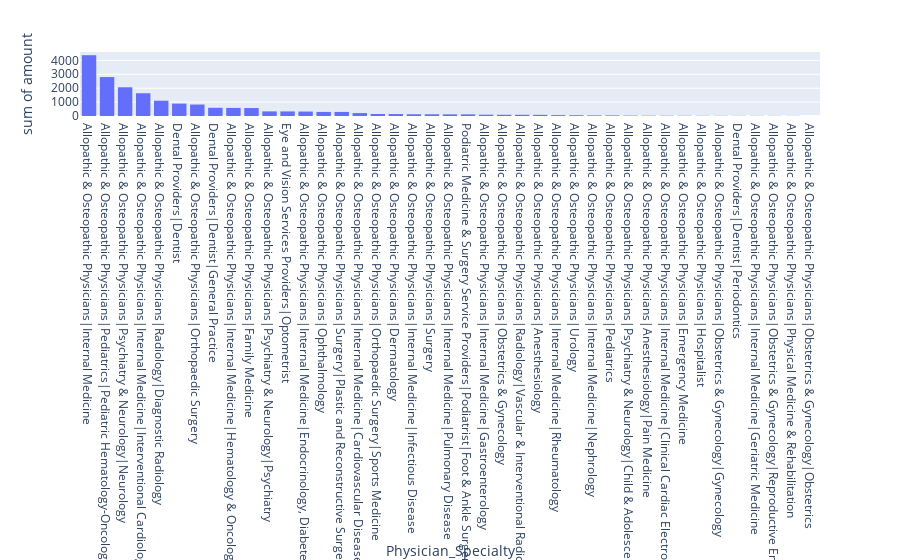

Notebook cell for this chart:
### Code cell
# plot
fig4 = px.histogram(payment_per_speciality_type_df.iloc[1:,], x='Physician_Specialty', y='amount')
fig4.show()

### Figure 1 — Plotly figure (JSON) as saved in the notebook; plotly's stock layout.template omitted (floating-point values rounded to 4 significant figures)
{"data": [{"alignmentgroup": "True", "bingroup": "x", "histfunc": "sum", "hovertemplate": "Physician_Specialty=%{x}<br>sum of amount=%{y}<extra></extra>", "legendgroup": "", "marker": {"color": "#636efa"}, "name": "", "offsetgroup": "", "orientation": "v", "showlegend": false, "type": "histogram", "x": ["Allopathic & Osteopathic Physicians|Internal Medicine", "Allopathic & Osteopathic Physicians|Pediatrics|Pediatric Hematology-Oncology", "Allopathic & Osteopathic Physicians|Psychiatry & Neurology|Neurology", "Allopathic & Osteopathic Physicians|Internal Medicine|Interventional Cardiology", "Allopathic & Osteopathic Physicians|Radiology|Diagnostic Radiology", "Dental Providers|Dentist", "Allopathic & Osteopathic Physicians|Orthopaedic Surgery", "Dental Providers|Dentist|General Practice", "Allopathic & Osteopathic Physicians|Internal Medicine|Hematology & Oncology", "Allopathic & Osteopathic Physicians|Family Medicine", "Allopathic & Osteopathic Physicians|Psychiatry & Neurology|Psychiatry", "Eye and Vision Services Providers|Optometrist", "Allopathic & Osteopathic Physicians|Internal Medicine|Endocrinology, Diabetes & Metabolism", "Allopathic & Osteopathic Physicians|Ophthalmology", "Allopathic & Osteopathic Physicians|Surgery|Plastic and Reconstructive Surgery", "Allopathic & Osteopathic Physicians|Internal Medicine|Cardiovascular Disease", "Allopathic & Osteopathic Physicians|Orthopaedic Surgery|Sports Medicine", "Allopathic & Osteopathic Physicians|Dermatology", "Allopathic & Osteopathic Physicians|Internal Medicine|Infectious Disease", "Allopathic & Osteopathic Physicians|Surgery", "Allopathic & Osteopathic Physicians|Internal Medicine|Pulmonary Disease", "Podiatric Medicine & Surgery Service Providers|Podiatrist|Foot & Ankle Surgery", "Allopathic & Osteopathic Physicians|Internal Medicine|Gastroenterology", "Allopathic & Osteopathic Physicians|Obstetrics & Gynecology", "Allopathic & Osteopathic Physicians|Radiology|Vascular & Interventional Radiology", "Allopathic & Osteopathic Physicians|Anesthesiology", "Allopathic & Osteopathic Physicians|Internal Medicine|Rheumatology", "Allopathic & Osteopathic Physicians|Urology", "Allopathic & Osteopathic Physicians|Internal Medicine|Nephrology", "Allopathic & Osteopathic Physicians|Pediatrics", "Allopathic & Osteopathic Physicians|Psychiatry & Neurology|Child & Adolescent Psychiatry", "Allopathic & Osteopathic Physicians|Anesthesiology|Pain Medicine", "Allopathic & Osteopathic Physicians|Internal Medicine|Clinical Cardiac Electrophysiology", "Allopathic & Osteopathic Physicians|Emergency Medicine", "Allopathic & Osteopathic Physicians|Hospitalist", "Allopathic & Osteopathic Physicians|Obstetrics & Gynecology|Gynecology", "Dental Providers|Dentist|Periodontics", "Allopathic & Osteopathic Physicians|Internal Medicine|Geriatric Medicine", "Allopathic & Osteopathic Physicians|Obstetrics & Gynecology|Reproductive Endocrinology", "Allopathic & Osteopathic Physicians|Physical Medicine & Rehabilitation", "Allopathic & Osteopathic Physicians|Obstetrics & Gynecology|Obstetrics"], "xaxis": "x", "y": [4373.0, 2800, 2066.0, 1636.0, 1100, 893.3, 825.2, 591.8, 582.5, 571.9, 331.0, 329.6, 320.1, 292.4, 291.7, 211.0, 144.4, 139.5, 124.4, 123.0, 118.0, 118.0, 92.66, 86.87, 86.72, 80.79, 62.41, 56.98, 45.09, 43.79, 31.96, 26.19, 22.17, 21.92, 16.97, 16.11, 14.52, 14.52, 12.56, 11.06, 0.47], "yaxis": "y"}], "layout": {"barmode": "relative", "legend": {"tracegroupgap": 0}, "margin": {"t": 60}, "xaxis": {"anchor": "y", "domain": [0, 1], "title": {"text": "Physician_Specialty"}}, "yaxis": {"anchor": "x", "domain": [0, 1], "title": {"text": "sum of amount"}}}}
